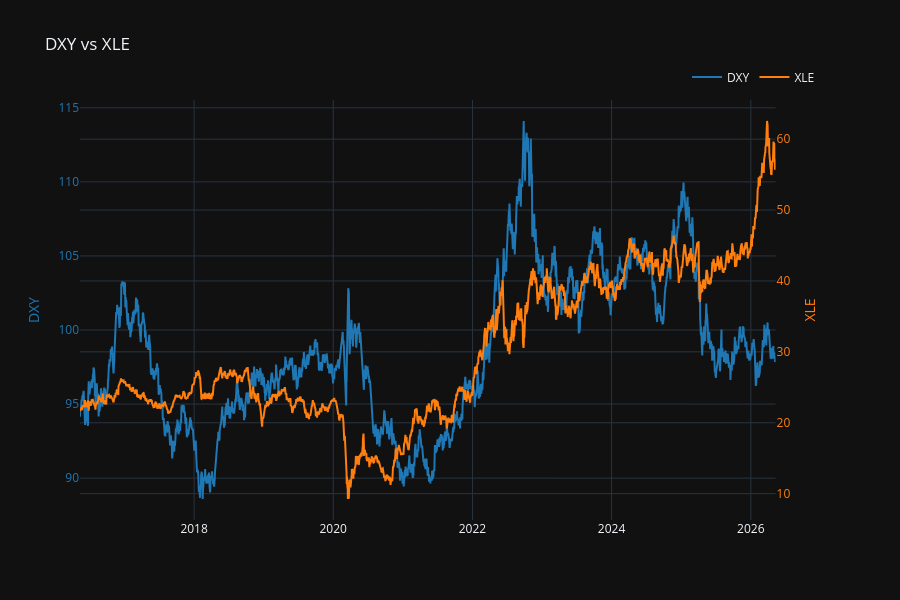

Write notebook code for a chart like this one.
### Markdown cell above
### 02.02. Plot

### Code cell
import plotly.io as pio
pio.renderers.default = "vscode"

fig = rel.plotly()
fig.update_layout(height=600)

### Figure 1 — Plotly figure (JSON) as saved in the notebook; plotly's stock layout.template omitted (floating-point values rounded to 4 significant figures; data arrays with more than 128 entries replaced by an {"elided": "..."} marker saying what was removed)
{"data": [{"hovertemplate": "DXY: %{y}<extra></extra>", "line": {"color": "#1f77b4"}, "name": "DXY", "type": "scatter", "x": {"elided": "2511 str values"}, "xaxis": "x", "xhoverformat": "%Y-%m-%d", "y": {"elided": "2511 float values"}, "yaxis": "y"}, {"hovertemplate": "XLE: %{y}<extra></extra>", "line": {"color": "#ff7f0e"}, "name": "XLE", "type": "scatter", "x": {"elided": "2511 str values"}, "xaxis": "x", "xhoverformat": "%Y-%m-%d", "y": {"elided": "2511 float values"}, "yaxis": "y2"}], "layout": {"height": 600, "hovermode": "x unified", "legend": {"orientation": "h", "x": 1, "xanchor": "right", "y": 1.02, "yanchor": "bottom"}, "title": {"text": "DXY vs XLE"}, "xaxis": {"anchor": "y", "domain": [0, 0.94]}, "yaxis": {"anchor": "x", "color": "#1f77b4", "domain": [0, 1], "title": {"text": "DXY"}}, "yaxis2": {"anchor": "x", "color": "#ff7f0e", "overlaying": "y", "side": "right", "title": {"text": "XLE"}}}}
